Frame 1 (no input): blank canvas, image omitted
Frame 60 (the mouse pressed at the canvas centre just before this capture): blank canvas, image omitted
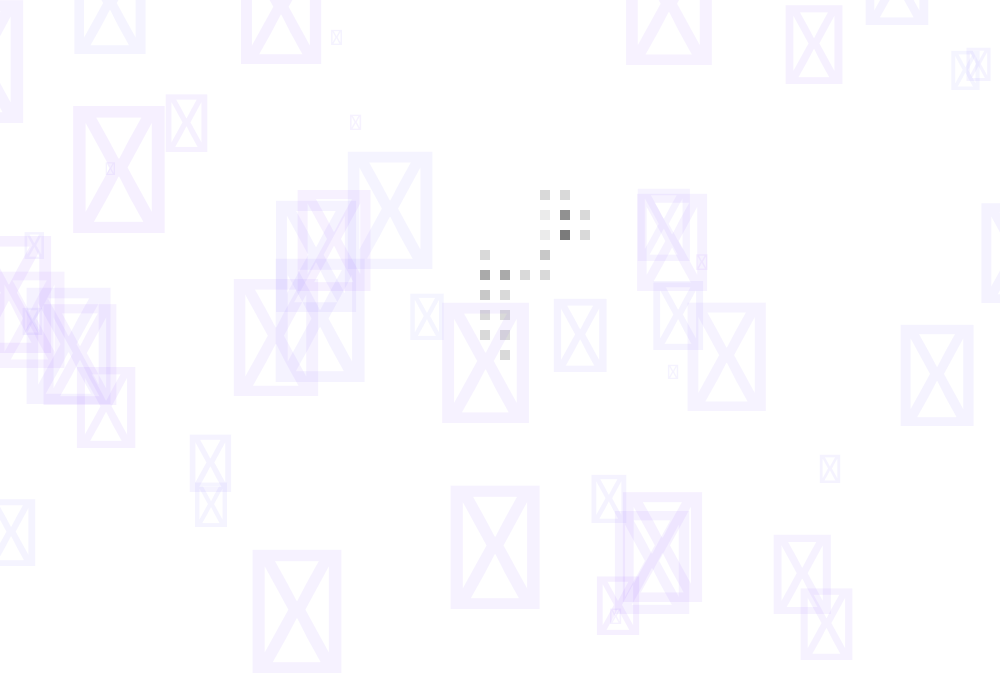
Frame 120 (the mouse held since frame 60 and released just before this capture)

The Processing sketch whose frames 1 and 60 were blank and that drew this single picture after the mouse press (run headless with seeded random() and noise(); from frame 60 on, the mouse is pressed at the canvas centre):

// Processing sketch: ModifiedWalker
// ── ModifiedWalker.pde
ArrayList<Walker> walkerList = new ArrayList<Walker>();

void setup() {
  size(1000, 700);
  noStroke();
  background(255);
}

void draw() {
  for (Walker walker : walkerList) {
    walker.move();
    walker.display();
  }
}

void mousePressed() {
  walkerList.add(new Walker(mouseX, mouseY));
}

class Walker {
  float x, y, xStep, yStep, siz;

  Walker(float x, float y) {
    this.x = x;
    this.y = y;
    this.siz = 10;
    this.xStep = this.siz * 2;
    this.yStep = this.siz * 2;
  }

  void display() {
  
    fill (map(x,0,width,0,255), map (y,0,height,0,255), 255,20);
    textSize(random(10,200));
    text(key, random(-100,width),random(-100,height));
    
    fill(0,20);
    rect(x, y, siz, siz);
  }

  void move() {
    int rand = (int)random(8);
    switch (rand) {
    case 0:
      x-=xStep;
      break;
    case 1:
      x+=xStep;
      break;
    case 2:
      y-=yStep;
      break;
    case 3:
      y+=yStep;
      break;
    default:
      break;
    }
    
  }

}
